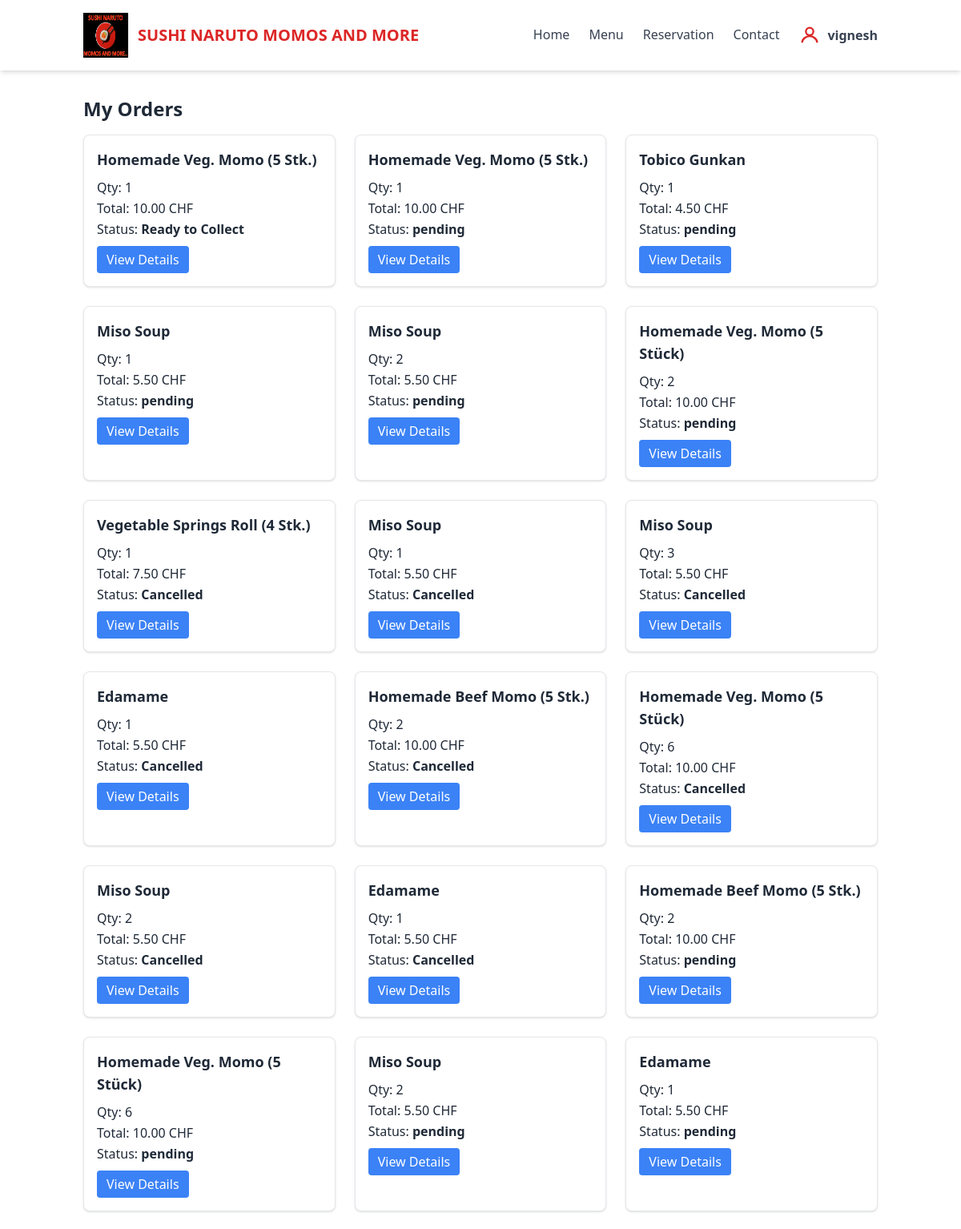
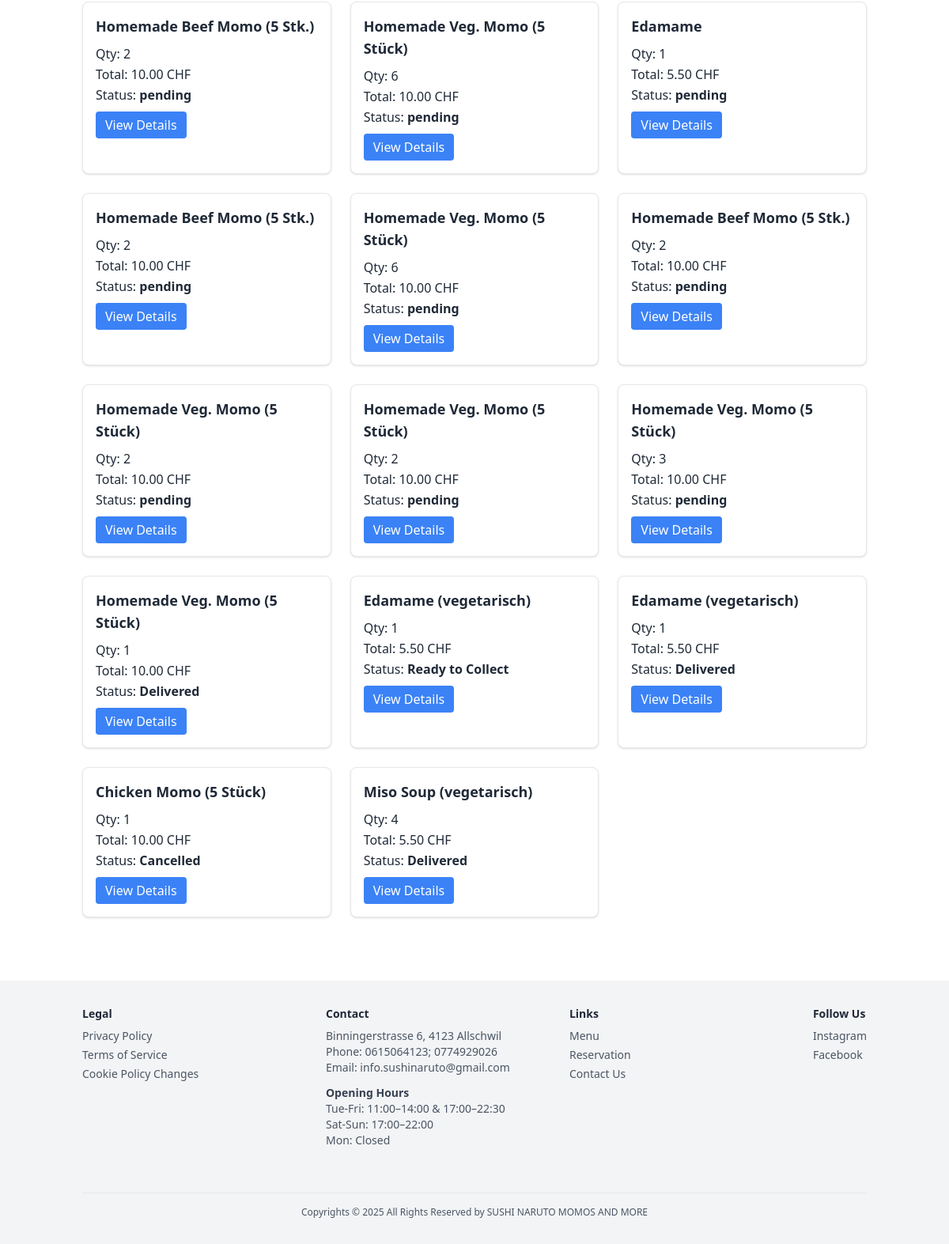
/order/cards/ (signed in), run on the app's committed database (2 pictures, top to bottom).
### sushi/models.py (models this page shows, shortened)
class CustomUser(AbstractBaseUser, PermissionsMixin):
    USER_TYPE_CHOICES = (
        ('customer', 'Customer'),
        ('management', 'Management'),
    )
    email = models.EmailField(unique=True)
    username = models.CharField(max_length=150, unique=True)
    user_type = models.CharField(max_length=20, choices=USER_TYPE_CHOICES, default='customer')
    is_active = models.BooleanField(default=True)
    is_staff = models.BooleanField(default=False)
    date_joined = models.DateTimeField(auto_now_add=True)
    USERNAME_FIELD = 'username'  # <-- Change here
    REQUIRED_FIELDS = ['email']  # <-- Change here
    objects = CustomUserManager()

class Order(models.Model):
    ORDER_TYPE_CHOICES = [
        ('now', 'Order Now'),
        ('later', 'Order Later'),
    ]
    DELIVERY_CHOICES = [
        ('Click & Collect', 'Click & Collect (Free)'),
        ('Free', 'Free'),
        ('Livraison Express 3.5km', 'Livraison Express 3.5km'),
    ]
    item = models.CharField(max_length=200)
    price = models.DecimalField(max_digits=7, decimal_places=2)
    qty = models.PositiveIntegerField()
    order_type = models.CharField(max_length=10, choices=ORDER_TYPE_CHOICES)
    order_date = models.DateField(null=True, blank=True)
    order_time = models.TimeField(null=True, blank=True)
    email = models.EmailField()
    mobile = models.CharField(max_length=30)
    address = models.CharField(max_length=255)
    delivery = models.CharField(max_length=40, choices=DELIVERY_CHOICES)
    created_at = models.DateTimeField(default=timezone.now)
    status = models.CharField(max_length=30, default='pending')
    cancellation_reason = models.TextField(blank=True, null=True)

### sushi/views.py (the view)
# urls.py: path('order/cards/', views.order_card_list, name='order_card_list'),
@login_required
def order_card_list(request):
    orders = Order.objects.filter(email=request.user.email).order_by('-created_at')
    return render(request, 'order_card_list.html', {'orders': orders})

### sushi/templates/order_card_list.html (shortened to what this page needs)
{% extends "base.html" %}
{% block content %}
<h2 class="text-2xl font-bold mb-4">My Orders</h2>
<div class="grid grid-cols-1 md:grid-cols-2 lg:grid-cols-3 gap-6">
    {% for order in orders %}
    <div class="border rounded-lg shadow p-4 bg-white hover:shadow-lg transition">
        <h3 class="font-semibold text-lg mb-2">{{ order.item }}</h3>
        <p>Qty: {{ order.qty }}</p>
        <p>Total: {{ order.price|floatformat:2 }} CHF</p>
        <p>Status: <span class="font-semibold">{{ order.status }}</span></p>
        <a href="{% url 'order_card_detail' order.pk %}" class="mt-2 inline-block bg-blue-500 text-white px-3 py-1 rounded hover:bg-blue-600">View Details</a>
    </div>
    {% empty %}
    <p>No orders found.</p>
    {% endfor %}
</div>
{% endblock %}

### sushi/templates/base.html (shortened to what this page needs)
{% load static %}
<!DOCTYPE html>
<html lang="en">
<head>
    <script src="https://cdn.tailwindcss.com"></script>
</head>
<body class="bg-white text-gray-800 font-sans leading-relaxed"
    x-data="{ open: false, userMenu: false, showLogin: false }">
    <nav class="bg-white shadow-md sticky top-0 z-50">
        <div class="container mx-auto px-4 py-4 flex justify-between items-center">
            <a href="{% url 'home' %}" class="flex items-center space-x-3 cursor-pointer">
                <img src="{% static 'images/logo.jpg' %}" alt=" SUSHI NARUTO MOMOS AND MORE Logo" class=" shadow
            h-8 w-8 sm:h-10 sm:w-10 md:h-12 md:w-12 lg:h-14 lg:w-14 xl:h-16 xl:w-16">
                <span class="text-xl font-bold text-red-600 hover:text-red-800 transition"> SUSHI NARUTO MOMOS AND MORE</span>
            </a>
            <ul class="flex space-x-6 text-gray-700 font-medium md:flex md:space-x-6 md:static absolute left-0 w-full md:w-auto bg-white md:bg-transparent top-full md:top-auto z-40 transition-all duration-300"
                :class="{ 'hidden': !open, 'flex flex-col space-x-0 space-y-2 p-4 shadow-lg': open, 'md:flex md:flex-row md:space-y-0 md:p-0 md:shadow-none': true }">
                <li><a href="{% url 'home' %}" class="nav-link">Home</a></li>
                <li><a href="{% url 'menu' %}" class="nav-link">Menu</a></li>
                <li><a href="{% url 'reservation' %}" class="nav-link">Reservation</a></li>
                <li><a href="{% url 'contact' %}" class="nav-link">Contact</a></li>
                {% if user.is_authenticated %}
                <li class="relative">
                    <button @click="userMenu = !userMenu" class="flex items-center space-x-2 focus:outline-none">
                        <svg class="w-7 h-7 text-red-600" fill="none" stroke="currentColor" viewBox="0 0 24 24">
                            <circle cx="12" cy="8" r="4" stroke="currentColor" stroke-width="2" fill="none" />
                            <path stroke="currentColor" stroke-width="2" d="M4 20c0-4 4-7 8-7s8 3 8 7" />
                        </svg>
                        <span class="font-semibold text-gray-700">{{ user.username }}</span>
                    </button>
                </li>
                {% endif %}
            </ul>
        </div>
    </nav>
    <main class="container mx-auto px-4 py-8">
        {% block content %}{% endblock %}
    </main>
    <footer class="bg-gray-100 text-sm text-gray-600 py-8 mt-12">
        <div class="container mx-auto px-4 grid grid-cols-1 md:grid-cols-4 gap-8">
            <div>
                <h4 class="font-semibold text-gray-800 mb-2">Legal</h4>
                <ul class="space-y-1">
                    <li><a href="#" class="hover:text-red-600 transition">Privacy Policy</a></li>
                    <li><a href="#" class="hover:text-red-600 transition">Terms of Service</a></li>
                    <li><a href="#" class="hover:text-red-600 transition">Cookie Policy Changes</a></li>
                </ul>
            </div>
            <div>
                <h4 class="font-semibold text-gray-800 mb-2">Contact</h4>
                <p>Binningerstrasse 6, 4123 Allschwil</p>
                <p>Phone: 0615064123; 0774929026</p>
                <p>Email: info.sushinaruto@gmail.com</p>
                <h5 class="font-semibold text-gray-700 mt-3">Opening Hours</h5>
                <p>Tue-Fri: 11:00–14:00 & 17:00–22:30</p>
                <p>Sat-Sun: 17:00–22:00</p>
                <p>Mon: Closed</p>
            </div>
            <div>
                <h4 class="font-semibold text-gray-800 mb-2">Links</h4>
                <ul class="space-y-1">
                    <li><a href="{% url 'menu' %}" class="hover:text-red-600 transition">Menu</a></li>
                    <li><a href="{% url 'reservation' %}" class="hover:text-red-600 transition">Reservation</a></li>
                    <li><a href="{% url 'contact' %}" class="hover:text-red-600 transition">Contact Us</a></li>
                </ul>
            </div>
            <div>
                <h4 class="font-semibold text-gray-800 mb-2">Follow Us</h4>
                <ul class="space-y-1">
                    <li><a href="https://www.instagram.com/sushinaruto" target="_blank"
                            class="hover:text-red-600 transition">Instagram</a></li>
                    <li><a href="https://www.facebook.com/sushinaruto" target="_blank"
                            class="hover:text-red-600 transition">Facebook</a></li>
                </ul>
            </div>
            <div class="mt-6 border-t pt-4 text-center text-xs md:col-span-4">
                <p>Copyrights © 2025 All Rights Reserved by SUSHI NARUTO MOMOS AND
          MORE</p>
            </div>
        </div>
    </footer>
</body>
</html>

### sushi/templates/base.html (style rules this page uses)
.nav-link { position: relative; }
.nav-link::after { content: ''; display: block; width: 0; height: 2px; background: #ef4444; transition: width .3s; position: absolute; left: 0; bottom: -2px; }
@media (min-width: 1025px) and (max-width: 1440px) { footer .grid { grid-template-columns: repeat(3, 1fr) !important; } }

### data on the page
CustomUser: username "vignesh"
Order: item "Homemade Veg. Momo (5 Stk.)", qty "1", price "10.00", status "Ready to Collect"
Order: item "Homemade Veg. Momo (5 Stk.)", qty "1", price "10.00", status "pending"
Order: item "Tobico Gunkan", qty "1", price "4.50", status "pending"
Order: item "Miso Soup", qty "1", price "5.50", status "pending"
Order: item "Miso Soup", qty "2", price "5.50", status "pending"
Order: item "Homemade Veg. Momo (5 Stück)", qty "2", price "10.00", status "pending"
Order: item "Vegetable Springs Roll (4 Stk.)", qty "1", price "7.50", status "Cancelled"
Order: item "Miso Soup", qty "1", price "5.50", status "Cancelled"
Order: item "Miso Soup", qty "3", price "5.50", status "Cancelled"
Order: item "Edamame", qty "1", price "5.50", status "Cancelled"
Order: item "Homemade Beef Momo (5 Stk.)", qty "2", price "10.00", status "Cancelled"
Order: item "Homemade Veg. Momo (5 Stück)", qty "6", price "10.00", status "Cancelled"
Order: item "Miso Soup", qty "2", price "5.50", status "Cancelled"
Order: item "Edamame", qty "1", price "5.50", status "Cancelled"
Order: item "Homemade Beef Momo (5 Stk.)", qty "2", price "10.00", status "pending"
Order: item "Homemade Veg. Momo (5 Stück)", qty "6", price "10.00", status "pending"
Order: item "Miso Soup", qty "2", price "5.50", status "pending"
Order: item "Edamame", qty "1", price "5.50", status "pending"
Order: item "Homemade Beef Momo (5 Stk.)", qty "2", price "10.00", status "pending"
Order: item "Homemade Veg. Momo (5 Stück)", qty "6", price "10.00", status "pending"
Order: item "Edamame", qty "1", price "5.50", status "pending"
Order: item "Homemade Beef Momo (5 Stk.)", qty "2", price "10.00", status "pending"
Order: item "Homemade Veg. Momo (5 Stück)", qty "6", price "10.00", status "pending"
Order: item "Homemade Beef Momo (5 Stk.)", qty "2", price "10.00", status "pending"
Order: item "Homemade Veg. Momo (5 Stück)", qty "2", price "10.00", status "pending"
Order: item "Homemade Veg. Momo (5 Stück)", qty "2", price "10.00", status "pending"
Order: item "Homemade Veg. Momo (5 Stück)", qty "3", price "10.00", status "pending"
Order: item "Homemade Veg. Momo (5 Stück)", qty "1", price "10.00", status "Delivered"
Order: item "Edamame (vegetarisch)", qty "1", price "5.50", status "Ready to Collect"
Order: item "Edamame (vegetarisch)", qty "1", price "5.50", status "Delivered"
Order: item "Chicken Momo (5 Stück)", qty "1", price "10.00", status "Cancelled"
Order: item "Miso Soup (vegetarisch)", qty "4", price "5.50", status "Delivered"
